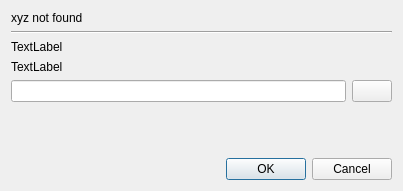
<?xml version="1.0" encoding="UTF-8"?>
<ui version="4.0">
 <class>mtx::gui::Merge::ExecutableLocationDialog</class>
 <widget class="QDialog" name="mtx::gui::Merge::ExecutableLocationDialog">
  <property name="geometry">
   <rect>
    <x>0</x>
    <y>0</y>
    <width>403</width>
    <height>191</height>
   </rect>
  </property>
  <property name="windowTitle">
   <string>Dialog</string>
  </property>
  <layout class="QVBoxLayout" name="verticalLayout">
   <item>
    <widget class="QLabel" name="lTitle">
     <property name="text">
      <string notr="true">xyz not found</string>
     </property>
    </widget>
   </item>
   <item>
    <widget class="Line" name="line">
     <property name="orientation">
      <enum>Qt::Horizontal</enum>
     </property>
    </widget>
   </item>
   <item>
    <widget class="QLabel" name="lText">
     <property name="text">
      <string notr="true">TextLabel</string>
     </property>
     <property name="wordWrap">
      <bool>true</bool>
     </property>
    </widget>
   </item>
   <item>
    <widget class="QLabel" name="lURL">
     <property name="text">
      <string notr="true">TextLabel</string>
     </property>
     <property name="wordWrap">
      <bool>true</bool>
     </property>
     <property name="openExternalLinks">
      <bool>true</bool>
     </property>
    </widget>
   </item>
   <item>
    <layout class="QHBoxLayout" name="horizontalLayout">
     <item>
      <widget class="QLineEdit" name="leExecutable"/>
     </item>
     <item>
      <widget class="QPushButton" name="pbBrowse">
       <property name="text">
        <string notr="true"/>
       </property>
       <property name="icon">
        <iconset resource="../../qt_resources.qrc">
         <normaloff>:/icons/16x16/code-class.png</normaloff>:/icons/16x16/code-class.png</iconset>
       </property>
      </widget>
     </item>
    </layout>
   </item>
   <item>
    <spacer name="verticalSpacer">
     <property name="orientation">
      <enum>Qt::Vertical</enum>
     </property>
     <property name="sizeHint" stdset="0">
      <size>
       <width>20</width>
       <height>40</height>
      </size>
     </property>
    </spacer>
   </item>
   <item>
    <widget class="QDialogButtonBox" name="buttonBox">
     <property name="orientation">
      <enum>Qt::Horizontal</enum>
     </property>
     <property name="standardButtons">
      <set>QDialogButtonBox::Cancel|QDialogButtonBox::Ok</set>
     </property>
    </widget>
   </item>
  </layout>
 </widget>
 <resources>
  <include location="../../qt_resources.qrc"/>
 </resources>
 <connections>
  <connection>
   <sender>buttonBox</sender>
   <signal>accepted()</signal>
   <receiver>mtx::gui::Merge::ExecutableLocationDialog</receiver>
   <slot>accept()</slot>
   <hints>
    <hint type="sourcelabel">
     <x>248</x>
     <y>254</y>
    </hint>
    <hint type="destinationlabel">
     <x>157</x>
     <y>274</y>
    </hint>
   </hints>
  </connection>
  <connection>
   <sender>buttonBox</sender>
   <signal>rejected()</signal>
   <receiver>mtx::gui::Merge::ExecutableLocationDialog</receiver>
   <slot>reject()</slot>
   <hints>
    <hint type="sourcelabel">
     <x>316</x>
     <y>260</y>
    </hint>
    <hint type="destinationlabel">
     <x>286</x>
     <y>274</y>
    </hint>
   </hints>
  </connection>
 </connections>
</ui>
